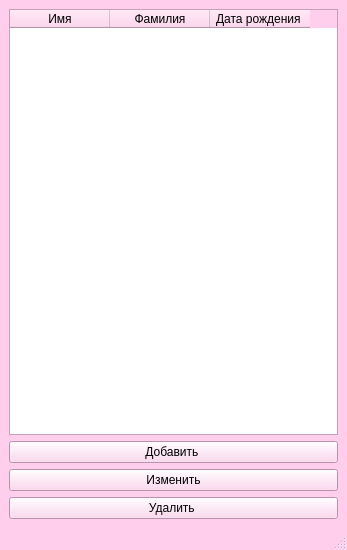
<?xml version="1.0" encoding="UTF-8"?>
<ui version="4.0">
 <class>MainWindow</class>
 <widget class="QMainWindow" name="MainWindow">
  <property name="geometry">
   <rect>
    <x>0</x>
    <y>0</y>
    <width>347</width>
    <height>550</height>
   </rect>
  </property>
  <property name="palette">
   <palette>
    <active>
     <colorrole role="WindowText">
      <brush brushstyle="SolidPattern">
       <color alpha="255">
        <red>0</red>
        <green>0</green>
        <blue>0</blue>
       </color>
      </brush>
     </colorrole>
     <colorrole role="Button">
      <brush brushstyle="SolidPattern">
       <color alpha="255">
        <red>255</red>
        <green>206</green>
        <blue>236</blue>
       </color>
      </brush>
     </colorrole>
     <colorrole role="Light">
      <brush brushstyle="SolidPattern">
       <color alpha="255">
        <red>255</red>
        <green>255</green>
        <blue>255</blue>
       </color>
      </brush>
     </colorrole>
     <colorrole role="Midlight">
      <brush brushstyle="SolidPattern">
       <color alpha="255">
        <red>255</red>
        <green>230</green>
        <blue>245</blue>
       </color>
      </brush>
     </colorrole>
     <colorrole role="Dark">
      <brush brushstyle="SolidPattern">
       <color alpha="255">
        <red>127</red>
        <green>103</green>
        <blue>118</blue>
       </color>
      </brush>
     </colorrole>
     <colorrole role="Mid">
      <brush brushstyle="SolidPattern">
       <color alpha="255">
        <red>170</red>
        <green>137</green>
        <blue>157</blue>
       </color>
      </brush>
     </colorrole>
     <colorrole role="Text">
      <brush brushstyle="SolidPattern">
       <color alpha="255">
        <red>0</red>
        <green>0</green>
        <blue>0</blue>
       </color>
      </brush>
     </colorrole>
     <colorrole role="BrightText">
      <brush brushstyle="SolidPattern">
       <color alpha="255">
        <red>255</red>
        <green>255</green>
        <blue>255</blue>
       </color>
      </brush>
     </colorrole>
     <colorrole role="ButtonText">
      <brush brushstyle="SolidPattern">
       <color alpha="255">
        <red>0</red>
        <green>0</green>
        <blue>0</blue>
       </color>
      </brush>
     </colorrole>
     <colorrole role="Base">
      <brush brushstyle="SolidPattern">
       <color alpha="255">
        <red>255</red>
        <green>255</green>
        <blue>255</blue>
       </color>
      </brush>
     </colorrole>
     <colorrole role="Window">
      <brush brushstyle="SolidPattern">
       <color alpha="255">
        <red>255</red>
        <green>206</green>
        <blue>236</blue>
       </color>
      </brush>
     </colorrole>
     <colorrole role="Shadow">
      <brush brushstyle="SolidPattern">
       <color alpha="255">
        <red>0</red>
        <green>0</green>
        <blue>0</blue>
       </color>
      </brush>
     </colorrole>
     <colorrole role="Highlight">
      <brush brushstyle="SolidPattern">
       <color alpha="255">
        <red>255</red>
        <green>170</green>
        <blue>255</blue>
       </color>
      </brush>
     </colorrole>
     <colorrole role="Link">
      <brush brushstyle="SolidPattern">
       <color alpha="255">
        <red>255</red>
        <green>170</green>
        <blue>255</blue>
       </color>
      </brush>
     </colorrole>
     <colorrole role="AlternateBase">
      <brush brushstyle="SolidPattern">
       <color alpha="255">
        <red>255</red>
        <green>230</green>
        <blue>245</blue>
       </color>
      </brush>
     </colorrole>
     <colorrole role="ToolTipBase">
      <brush brushstyle="SolidPattern">
       <color alpha="255">
        <red>255</red>
        <green>255</green>
        <blue>255</blue>
       </color>
      </brush>
     </colorrole>
     <colorrole role="ToolTipText">
      <brush brushstyle="SolidPattern">
       <color alpha="255">
        <red>0</red>
        <green>0</green>
        <blue>0</blue>
       </color>
      </brush>
     </colorrole>
     <colorrole role="PlaceholderText">
      <brush brushstyle="SolidPattern">
       <color alpha="127">
        <red>0</red>
        <green>0</green>
        <blue>0</blue>
       </color>
      </brush>
     </colorrole>
     <colorrole role="Accent">
      <brush brushstyle="SolidPattern">
       <color alpha="255">
        <red>255</red>
        <green>255</green>
        <blue>255</blue>
       </color>
      </brush>
     </colorrole>
    </active>
    <inactive>
     <colorrole role="WindowText">
      <brush brushstyle="SolidPattern">
       <color alpha="255">
        <red>0</red>
        <green>0</green>
        <blue>0</blue>
       </color>
      </brush>
     </colorrole>
     <colorrole role="Button">
      <brush brushstyle="SolidPattern">
       <color alpha="255">
        <red>255</red>
        <green>206</green>
        <blue>236</blue>
       </color>
      </brush>
     </colorrole>
     <colorrole role="Light">
      <brush brushstyle="SolidPattern">
       <color alpha="255">
        <red>255</red>
        <green>255</green>
        <blue>255</blue>
       </color>
      </brush>
     </colorrole>
     <colorrole role="Midlight">
      <brush brushstyle="SolidPattern">
       <color alpha="255">
        <red>255</red>
        <green>230</green>
        <blue>245</blue>
       </color>
      </brush>
     </colorrole>
     <colorrole role="Dark">
      <brush brushstyle="SolidPattern">
       <color alpha="255">
        <red>127</red>
        <green>103</green>
        <blue>118</blue>
       </color>
      </brush>
     </colorrole>
     <colorrole role="Mid">
      <brush brushstyle="SolidPattern">
       <color alpha="255">
        <red>170</red>
        <green>137</green>
        <blue>157</blue>
       </color>
      </brush>
     </colorrole>
     <colorrole role="Text">
      <brush brushstyle="SolidPattern">
       <color alpha="255">
        <red>0</red>
        <green>0</green>
        <blue>0</blue>
       </color>
      </brush>
     </colorrole>
     <colorrole role="BrightText">
      <brush brushstyle="SolidPattern">
       <color alpha="255">
        <red>255</red>
        <green>255</green>
        <blue>255</blue>
       </color>
      </brush>
     </colorrole>
     <colorrole role="ButtonText">
      <brush brushstyle="SolidPattern">
       <color alpha="255">
        <red>0</red>
        <green>0</green>
        <blue>0</blue>
       </color>
      </brush>
     </colorrole>
     <colorrole role="Base">
      <brush brushstyle="SolidPattern">
       <color alpha="255">
        <red>255</red>
        <green>255</green>
        <blue>255</blue>
       </color>
      </brush>
     </colorrole>
     <colorrole role="Window">
      <brush brushstyle="SolidPattern">
       <color alpha="255">
        <red>255</red>
        <green>206</green>
        <blue>236</blue>
       </color>
      </brush>
     </colorrole>
     <colorrole role="Shadow">
      <brush brushstyle="SolidPattern">
       <color alpha="255">
        <red>0</red>
        <green>0</green>
        <blue>0</blue>
       </color>
      </brush>
     </colorrole>
     <colorrole role="Highlight">
      <brush brushstyle="SolidPattern">
       <color alpha="255">
        <red>255</red>
        <green>170</green>
        <blue>255</blue>
       </color>
      </brush>
     </colorrole>
     <colorrole role="Link">
      <brush brushstyle="SolidPattern">
       <color alpha="255">
        <red>255</red>
        <green>170</green>
        <blue>255</blue>
       </color>
      </brush>
     </colorrole>
     <colorrole role="AlternateBase">
      <brush brushstyle="SolidPattern">
       <color alpha="255">
        <red>255</red>
        <green>230</green>
        <blue>245</blue>
       </color>
      </brush>
     </colorrole>
     <colorrole role="ToolTipBase">
      <brush brushstyle="SolidPattern">
       <color alpha="255">
        <red>255</red>
        <green>255</green>
        <blue>255</blue>
       </color>
      </brush>
     </colorrole>
     <colorrole role="ToolTipText">
      <brush brushstyle="SolidPattern">
       <color alpha="255">
        <red>0</red>
        <green>0</green>
        <blue>0</blue>
       </color>
      </brush>
     </colorrole>
     <colorrole role="PlaceholderText">
      <brush brushstyle="SolidPattern">
       <color alpha="127">
        <red>0</red>
        <green>0</green>
        <blue>0</blue>
       </color>
      </brush>
     </colorrole>
     <colorrole role="Accent">
      <brush brushstyle="SolidPattern">
       <color alpha="255">
        <red>255</red>
        <green>255</green>
        <blue>255</blue>
       </color>
      </brush>
     </colorrole>
    </inactive>
    <disabled>
     <colorrole role="WindowText">
      <brush brushstyle="SolidPattern">
       <color alpha="255">
        <red>127</red>
        <green>103</green>
        <blue>118</blue>
       </color>
      </brush>
     </colorrole>
     <colorrole role="Button">
      <brush brushstyle="SolidPattern">
       <color alpha="255">
        <red>255</red>
        <green>206</green>
        <blue>236</blue>
       </color>
      </brush>
     </colorrole>
     <colorrole role="Light">
      <brush brushstyle="SolidPattern">
       <color alpha="255">
        <red>255</red>
        <green>255</green>
        <blue>255</blue>
       </color>
      </brush>
     </colorrole>
     <colorrole role="Midlight">
      <brush brushstyle="SolidPattern">
       <color alpha="255">
        <red>255</red>
        <green>230</green>
        <blue>245</blue>
       </color>
      </brush>
     </colorrole>
     <colorrole role="Dark">
      <brush brushstyle="SolidPattern">
       <color alpha="255">
        <red>127</red>
        <green>103</green>
        <blue>118</blue>
       </color>
      </brush>
     </colorrole>
     <colorrole role="Mid">
      <brush brushstyle="SolidPattern">
       <color alpha="255">
        <red>170</red>
        <green>137</green>
        <blue>157</blue>
       </color>
      </brush>
     </colorrole>
     <colorrole role="Text">
      <brush brushstyle="SolidPattern">
       <color alpha="255">
        <red>127</red>
        <green>103</green>
        <blue>118</blue>
       </color>
      </brush>
     </colorrole>
     <colorrole role="BrightText">
      <brush brushstyle="SolidPattern">
       <color alpha="255">
        <red>255</red>
        <green>255</green>
        <blue>255</blue>
       </color>
      </brush>
     </colorrole>
     <colorrole role="ButtonText">
      <brush brushstyle="SolidPattern">
       <color alpha="255">
        <red>127</red>
        <green>103</green>
        <blue>118</blue>
       </color>
      </brush>
     </colorrole>
     <colorrole role="Base">
      <brush brushstyle="SolidPattern">
       <color alpha="255">
        <red>255</red>
        <green>206</green>
        <blue>236</blue>
       </color>
      </brush>
     </colorrole>
     <colorrole role="Window">
      <brush brushstyle="SolidPattern">
       <color alpha="255">
        <red>255</red>
        <green>206</green>
        <blue>236</blue>
       </color>
      </brush>
     </colorrole>
     <colorrole role="Shadow">
      <brush brushstyle="SolidPattern">
       <color alpha="255">
        <red>0</red>
        <green>0</green>
        <blue>0</blue>
       </color>
      </brush>
     </colorrole>
     <colorrole role="Link">
      <brush brushstyle="SolidPattern">
       <color alpha="255">
        <red>255</red>
        <green>170</green>
        <blue>255</blue>
       </color>
      </brush>
     </colorrole>
     <colorrole role="AlternateBase">
      <brush brushstyle="SolidPattern">
       <color alpha="255">
        <red>255</red>
        <green>206</green>
        <blue>236</blue>
       </color>
      </brush>
     </colorrole>
     <colorrole role="ToolTipBase">
      <brush brushstyle="SolidPattern">
       <color alpha="255">
        <red>255</red>
        <green>255</green>
        <blue>255</blue>
       </color>
      </brush>
     </colorrole>
     <colorrole role="ToolTipText">
      <brush brushstyle="SolidPattern">
       <color alpha="255">
        <red>0</red>
        <green>0</green>
        <blue>0</blue>
       </color>
      </brush>
     </colorrole>
     <colorrole role="PlaceholderText">
      <brush brushstyle="SolidPattern">
       <color alpha="127">
        <red>127</red>
        <green>103</green>
        <blue>118</blue>
       </color>
      </brush>
     </colorrole>
     <colorrole role="Accent">
      <brush brushstyle="SolidPattern">
       <color alpha="255">
        <red>255</red>
        <green>255</green>
        <blue>255</blue>
       </color>
      </brush>
     </colorrole>
    </disabled>
   </palette>
  </property>
  <property name="mouseTracking">
   <bool>false</bool>
  </property>
  <property name="windowTitle">
   <string>MainWindow</string>
  </property>
  <widget class="QWidget" name="centralwidget">
   <layout class="QGridLayout" name="gridLayout">
    <item row="1" column="0">
     <widget class="QPushButton" name="pushButton_add">
      <property name="text">
       <string>Добавить </string>
      </property>
     </widget>
    </item>
    <item row="2" column="0">
     <widget class="QPushButton" name="pushButton_edit">
      <property name="text">
       <string>Изменить</string>
      </property>
     </widget>
    </item>
    <item row="0" column="0">
     <widget class="QTableWidget" name="tableWidget">
      <column>
       <property name="text">
        <string>Имя</string>
       </property>
      </column>
      <column>
       <property name="text">
        <string>Фамилия</string>
       </property>
      </column>
      <column>
       <property name="text">
        <string>Дата рождения </string>
       </property>
      </column>
     </widget>
    </item>
    <item row="3" column="0">
     <widget class="QPushButton" name="pushButton_delete">
      <property name="text">
       <string>Удалить </string>
      </property>
     </widget>
    </item>
   </layout>
  </widget>
  <widget class="QMenuBar" name="menubar">
   <property name="geometry">
    <rect>
     <x>0</x>
     <y>0</y>
     <width>347</width>
     <height>22</height>
    </rect>
   </property>
  </widget>
  <widget class="QStatusBar" name="statusbar"/>
 </widget>
 <resources/>
 <connections/>
</ui>
